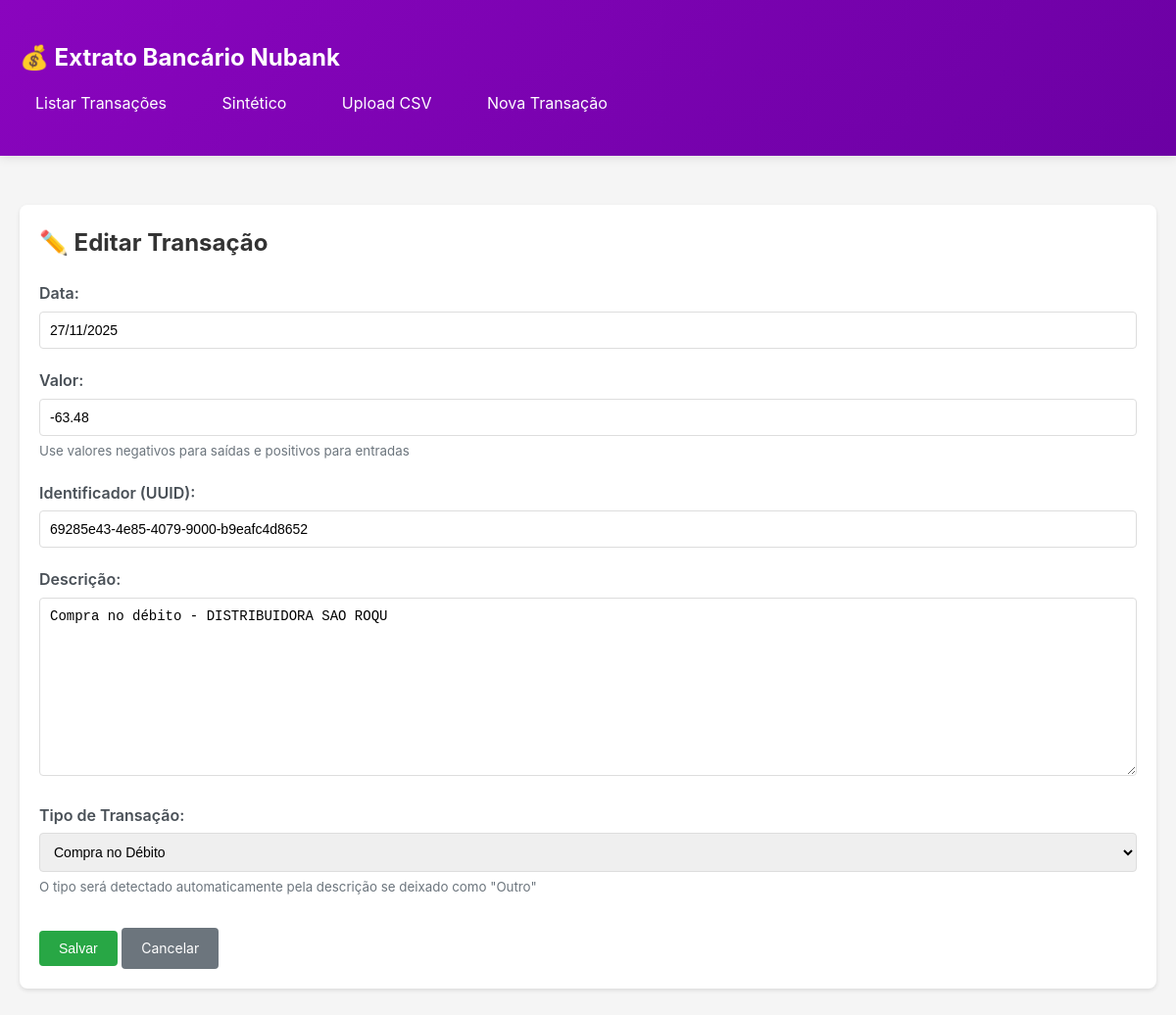
The page /105/editar/ on the database its author committed.
### app/models.py (models this page shows, shortened)
class TransacaoBancaria(models.Model):
    TIPO_CHOICES = [
        ('transferencia_pix_enviada', 'Transferência Pix Enviada'),
        ('transferencia_pix_recebida', 'Transferência Pix Recebida'),
        ('compra_debito', 'Compra no Débito'),
        ('recarga_celular', 'Recarga de Celular'),
        ('pagamento_fatura', 'Pagamento de Fatura'),
        ('pagamento_boleto', 'Pagamento de Boleto'),
        ('debito_conta', 'Débito em Conta'),
        ('outro', 'Outro'),
    ]
    data = models.DateField('Data', db_index=True)
    valor = models.DecimalField(
        'Valor',
        max_digits=10,
        decimal_places=2
    )
    identificador = models.CharField('Identificador', max_length=36, unique=True, db_index=True)
    descricao = models.TextField('Descrição')
    tipo_transacao = models.CharField(
        'Tipo de Transação',
        max_length=30,
        choices=TIPO_CHOICES,
        default='outro',
        db_index=True
    )
    criado_em = models.DateTimeField('Criado em', auto_now_add=True)
    atualizado_em = models.DateTimeField('Atualizado em', auto_now=True)
    class Meta:
        verbose_name = 'Transação Bancária'
        verbose_name_plural = 'Transações Bancárias'
        ordering = ['-data', '-criado_em']
        indexes = [
            models.Index(fields=['-data', 'tipo_transacao']),
            models.Index(fields=['identificador']),
        ]

### app/views.py (the view, shortened to what this page needs)
# urls.py: path('<int:pk>/editar/', views.TransacaoUpdateView.as_view(), name='transacao_update'),
class TransacaoUpdateView(UpdateView):
    model = TransacaoBancaria
    template_name = 'app/transacao_form.html'
    fields = ['data', 'valor', 'identificador', 'descricao', 'tipo_transacao']
    success_url = reverse_lazy('app:transacao_list')

### app/templates/app/transacao_form.html (shortened to what this page needs)
{% extends 'app/base.html' %}
{% block content %}
<div class="card">
    <h2>{% if object %}✏️ Editar Transação{% else %}➕ Nova Transação{% endif %}</h2>
    <form method="post" style="margin-top: 20px;">
        <div class="form-group">
            <label for="id_data">Data:</label>
            {{ form.data }}
        </div>
        <div class="form-group">
            <label for="id_valor">Valor:</label>
            {{ form.valor }}
            <small style="color: #6c757d; display: block; margin-top: 5px;">
                Use valores negativos para saídas e positivos para entradas
            </small>
        </div>
        <div class="form-group">
            <label for="id_identificador">Identificador (UUID):</label>
            {{ form.identificador }}
        </div>
        <div class="form-group">
            <label for="id_descricao">Descrição:</label>
            {{ form.descricao }}
        </div>
        <div class="form-group">
            <label for="id_tipo_transacao">Tipo de Transação:</label>
            {{ form.tipo_transacao }}
            <small style="color: #6c757d; display: block; margin-top: 5px;">
                O tipo será detectado automaticamente pela descrição se deixado como "Outro"
            </small>
        </div>
        <div style="margin-top: 30px;">
            <button type="submit" class="btn btn-success">Salvar</button>
            <a href="{% url 'app:transacao_list' %}" class="btn btn-secondary">Cancelar</a>
        </div>
    </form>
</div>
{% endblock %}

### app/templates/app/base.html (style rules this page uses)
* { margin: 0; padding: 0; box-sizing: border-box; }
body { font-family: -apple-system, BlinkMacSystemFont, 'Segoe UI', Roboto, Oxygen, Ubuntu, Cantarell, sans-serif; background-color: #f5f5f5; color: #333; line-height: 1.6; }
.card { background: white; border-radius: 8px; padding: 20px; margin-bottom: 20px; box-shadow: 0 2px 4px rgba(0,0,0,0.1); }
.btn { display: inline-block; padding: 10px 20px; background-color: #8A05BE; color: white; text-decoration: none; border-radius: 4px; border: none; cursor: pointer; font-size: 14px; transition: background-color 0.3s; }
.btn-secondary { background-color: #6c757d; }
.btn-success { background-color: #28a745; }
.form-group { margin-bottom: 20px; }
label { display: block; margin-bottom: 5px; font-weight: 600; color: #495057; }
input[type="text"], input[type="date"], input[type="number"], input[type="file"], select, textarea { width: 100%; padding: 10px; border: 1px solid #ddd; border-radius: 4px; font-size: 14px; }
textarea { resize: vertical; min-height: 100px; }

### rows shown on the page
TransacaoBancaria: data "27/11/2025", valor "-63.48", identificador "69285e43-4e85-4079-9000-b9eafc4d8652", descricao "Compra no débito - DISTRIBUIDORA SAO ROQU", tipo_transacao "Compra no Débito"
